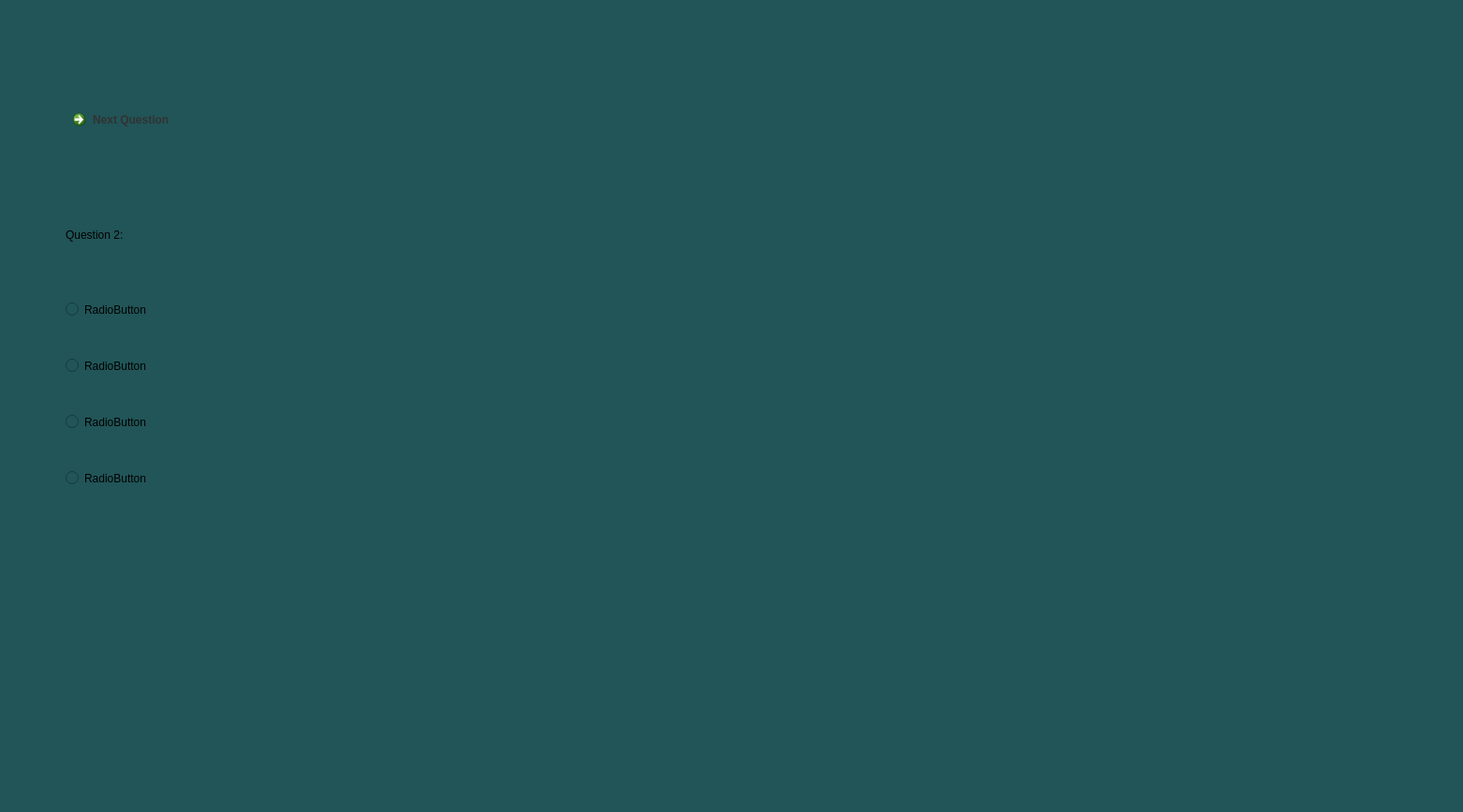
<?xml version="1.0" encoding="UTF-8"?>
<ui version="4.0">
 <class>window_of_question_player</class>
 <widget class="QDialog" name="window_of_question_player">
  <property name="geometry">
   <rect>
    <x>0</x>
    <y>0</y>
    <width>1562</width>
    <height>867</height>
   </rect>
  </property>
  <property name="windowTitle">
   <string>Dialog</string>
  </property>
  <property name="styleSheet">
   <string notr="true">background-color: rgb(33, 85, 88);background-color: rgb(33, 85, 88);</string>
  </property>
  <widget class="QStackedWidget" name="stackedWidget">
   <property name="geometry">
    <rect>
     <x>20</x>
     <y>80</y>
     <width>1541</width>
     <height>781</height>
    </rect>
   </property>
   <property name="styleSheet">
    <string notr="true">background-color: rgb(33, 85, 88);</string>
   </property>
   <property name="currentIndex">
    <number>1</number>
   </property>
   <widget class="QWidget" name="page">
    <widget class="QRadioButton" name="radioButton">
     <property name="geometry">
      <rect>
       <x>50</x>
       <y>230</y>
       <width>1061</width>
       <height>41</height>
      </rect>
     </property>
     <property name="styleSheet">
      <string notr="true">font: 700 italic 12pt &quot;Segoe UI&quot;;</string>
     </property>
     <property name="text">
      <string>RadioButton</string>
     </property>
    </widget>
    <widget class="QRadioButton" name="radioButton_2">
     <property name="geometry">
      <rect>
       <x>50</x>
       <y>290</y>
       <width>1071</width>
       <height>41</height>
      </rect>
     </property>
     <property name="styleSheet">
      <string notr="true">font: 700 italic 12pt &quot;Segoe UI&quot;;</string>
     </property>
     <property name="text">
      <string>RadioButton</string>
     </property>
    </widget>
    <widget class="QRadioButton" name="radioButton_3">
     <property name="geometry">
      <rect>
       <x>50</x>
       <y>350</y>
       <width>1071</width>
       <height>41</height>
      </rect>
     </property>
     <property name="styleSheet">
      <string notr="true">font: 700 italic 12pt &quot;Segoe UI&quot;;</string>
     </property>
     <property name="text">
      <string>RadioButton</string>
     </property>
    </widget>
    <widget class="QRadioButton" name="radioButton_4">
     <property name="geometry">
      <rect>
       <x>50</x>
       <y>410</y>
       <width>1081</width>
       <height>41</height>
      </rect>
     </property>
     <property name="styleSheet">
      <string notr="true">font: 700 italic 12pt &quot;Segoe UI&quot;;</string>
     </property>
     <property name="text">
      <string>RadioButton</string>
     </property>
    </widget>
    <widget class="QLabel" name="label">
     <property name="geometry">
      <rect>
       <x>50</x>
       <y>150</y>
       <width>1471</width>
       <height>41</height>
      </rect>
     </property>
     <property name="styleSheet">
      <string notr="true">font: 700 italic 12pt &quot;Segoe UI&quot;;</string>
     </property>
     <property name="text">
      <string>Question 1:</string>
     </property>
    </widget>
    <widget class="QCommandLinkButton" name="commandLinkButton">
     <property name="geometry">
      <rect>
       <x>50</x>
       <y>30</y>
       <width>185</width>
       <height>41</height>
      </rect>
     </property>
     <property name="styleSheet">
      <string notr="true">color: rgb(50, 50, 50);
font: 700 italic 12pt &quot;Segoe UI&quot;;</string>
     </property>
     <property name="text">
      <string>Next Question</string>
     </property>
    </widget>
   </widget>
   <widget class="QWidget" name="page_2">
    <widget class="QLabel" name="label_2">
     <property name="geometry">
      <rect>
       <x>50</x>
       <y>150</y>
       <width>1521</width>
       <height>41</height>
      </rect>
     </property>
     <property name="styleSheet">
      <string notr="true">font: 700 italic 12pt &quot;Segoe UI&quot;;</string>
     </property>
     <property name="text">
      <string>Question 2:</string>
     </property>
    </widget>
    <widget class="QRadioButton" name="radioButton_5">
     <property name="geometry">
      <rect>
       <x>50</x>
       <y>230</y>
       <width>1021</width>
       <height>41</height>
      </rect>
     </property>
     <property name="styleSheet">
      <string notr="true">font: 700 italic 12pt &quot;Segoe UI&quot;;</string>
     </property>
     <property name="text">
      <string>RadioButton</string>
     </property>
    </widget>
    <widget class="QRadioButton" name="radioButton_6">
     <property name="geometry">
      <rect>
       <x>50</x>
       <y>290</y>
       <width>1031</width>
       <height>41</height>
      </rect>
     </property>
     <property name="styleSheet">
      <string notr="true">font: 700 italic 12pt &quot;Segoe UI&quot;;</string>
     </property>
     <property name="text">
      <string>RadioButton</string>
     </property>
    </widget>
    <widget class="QRadioButton" name="radioButton_7">
     <property name="geometry">
      <rect>
       <x>50</x>
       <y>350</y>
       <width>1031</width>
       <height>41</height>
      </rect>
     </property>
     <property name="styleSheet">
      <string notr="true">font: 700 italic 12pt &quot;Segoe UI&quot;;</string>
     </property>
     <property name="text">
      <string>RadioButton</string>
     </property>
    </widget>
    <widget class="QRadioButton" name="radioButton_8">
     <property name="geometry">
      <rect>
       <x>50</x>
       <y>410</y>
       <width>1041</width>
       <height>41</height>
      </rect>
     </property>
     <property name="styleSheet">
      <string notr="true">font: 700 italic 12pt &quot;Segoe UI&quot;;</string>
     </property>
     <property name="text">
      <string>RadioButton</string>
     </property>
    </widget>
    <widget class="QCommandLinkButton" name="commandLinkButton_2">
     <property name="geometry">
      <rect>
       <x>50</x>
       <y>30</y>
       <width>185</width>
       <height>41</height>
      </rect>
     </property>
     <property name="styleSheet">
      <string notr="true">color: rgb(50, 50, 50);
font: 700 italic 12pt &quot;Segoe UI&quot;;</string>
     </property>
     <property name="text">
      <string>Next Question</string>
     </property>
    </widget>
   </widget>
   <widget class="QWidget" name="page_3">
    <widget class="QLabel" name="label_3">
     <property name="geometry">
      <rect>
       <x>50</x>
       <y>150</y>
       <width>1631</width>
       <height>41</height>
      </rect>
     </property>
     <property name="styleSheet">
      <string notr="true">font: 700 italic 12pt &quot;Segoe UI&quot;;</string>
     </property>
     <property name="text">
      <string>Question 3:</string>
     </property>
    </widget>
    <widget class="QRadioButton" name="radioButton_9">
     <property name="geometry">
      <rect>
       <x>50</x>
       <y>230</y>
       <width>1061</width>
       <height>41</height>
      </rect>
     </property>
     <property name="styleSheet">
      <string notr="true">font: 700 italic 12pt &quot;Segoe UI&quot;;</string>
     </property>
     <property name="text">
      <string>RadioButton</string>
     </property>
    </widget>
    <widget class="QRadioButton" name="radioButton_10">
     <property name="geometry">
      <rect>
       <x>50</x>
       <y>290</y>
       <width>1071</width>
       <height>41</height>
      </rect>
     </property>
     <property name="styleSheet">
      <string notr="true">font: 700 italic 12pt &quot;Segoe UI&quot;;</string>
     </property>
     <property name="text">
      <string>RadioButton</string>
     </property>
    </widget>
    <widget class="QRadioButton" name="radioButton_11">
     <property name="geometry">
      <rect>
       <x>50</x>
       <y>350</y>
       <width>1081</width>
       <height>41</height>
      </rect>
     </property>
     <property name="styleSheet">
      <string notr="true">font: 700 italic 12pt &quot;Segoe UI&quot;;</string>
     </property>
     <property name="text">
      <string>RadioButton</string>
     </property>
    </widget>
    <widget class="QRadioButton" name="radioButton_12">
     <property name="geometry">
      <rect>
       <x>50</x>
       <y>410</y>
       <width>1091</width>
       <height>41</height>
      </rect>
     </property>
     <property name="styleSheet">
      <string notr="true">font: 700 italic 12pt &quot;Segoe UI&quot;;</string>
     </property>
     <property name="text">
      <string>RadioButton</string>
     </property>
    </widget>
    <widget class="QCommandLinkButton" name="commandLinkButton_3">
     <property name="geometry">
      <rect>
       <x>50</x>
       <y>30</y>
       <width>185</width>
       <height>41</height>
      </rect>
     </property>
     <property name="styleSheet">
      <string notr="true">color: rgb(50, 50, 50);
font: 700 italic 12pt &quot;Segoe UI&quot;;</string>
     </property>
     <property name="text">
      <string>Next Question</string>
     </property>
    </widget>
   </widget>
   <widget class="QWidget" name="page_4">
    <widget class="QLabel" name="label_4">
     <property name="geometry">
      <rect>
       <x>50</x>
       <y>150</y>
       <width>1511</width>
       <height>41</height>
      </rect>
     </property>
     <property name="styleSheet">
      <string notr="true">font: 700 italic 12pt &quot;Segoe UI&quot;;</string>
     </property>
     <property name="text">
      <string>Question 4:</string>
     </property>
    </widget>
    <widget class="QRadioButton" name="radioButton_13">
     <property name="geometry">
      <rect>
       <x>50</x>
       <y>230</y>
       <width>1131</width>
       <height>41</height>
      </rect>
     </property>
     <property name="styleSheet">
      <string notr="true">font: 700 italic 12pt &quot;Segoe UI&quot;;</string>
     </property>
     <property name="text">
      <string>RadioButton</string>
     </property>
    </widget>
    <widget class="QRadioButton" name="radioButton_14">
     <property name="geometry">
      <rect>
       <x>50</x>
       <y>350</y>
       <width>1141</width>
       <height>41</height>
      </rect>
     </property>
     <property name="styleSheet">
      <string notr="true">font: 700 italic 12pt &quot;Segoe UI&quot;;</string>
     </property>
     <property name="text">
      <string>RadioButton</string>
     </property>
    </widget>
    <widget class="QRadioButton" name="radioButton_15">
     <property name="geometry">
      <rect>
       <x>50</x>
       <y>290</y>
       <width>1131</width>
       <height>41</height>
      </rect>
     </property>
     <property name="styleSheet">
      <string notr="true">font: 700 italic 12pt &quot;Segoe UI&quot;;</string>
     </property>
     <property name="text">
      <string>RadioButton</string>
     </property>
    </widget>
    <widget class="QRadioButton" name="radioButton_16">
     <property name="geometry">
      <rect>
       <x>50</x>
       <y>410</y>
       <width>1141</width>
       <height>41</height>
      </rect>
     </property>
     <property name="styleSheet">
      <string notr="true">font: 700 italic 12pt &quot;Segoe UI&quot;;</string>
     </property>
     <property name="text">
      <string>RadioButton</string>
     </property>
    </widget>
    <widget class="QCommandLinkButton" name="commandLinkButton_4">
     <property name="geometry">
      <rect>
       <x>50</x>
       <y>30</y>
       <width>185</width>
       <height>41</height>
      </rect>
     </property>
     <property name="styleSheet">
      <string notr="true">color: rgb(50, 50, 50);
font: 700 italic 12pt &quot;Segoe UI&quot;;</string>
     </property>
     <property name="text">
      <string>Next Question</string>
     </property>
    </widget>
   </widget>
   <widget class="QWidget" name="page_5">
    <widget class="QLabel" name="label_5">
     <property name="geometry">
      <rect>
       <x>60</x>
       <y>110</y>
       <width>1831</width>
       <height>41</height>
      </rect>
     </property>
     <property name="styleSheet">
      <string notr="true">font: 700 italic 12pt &quot;Segoe UI&quot;;</string>
     </property>
     <property name="text">
      <string>Question 5:</string>
     </property>
    </widget>
    <widget class="QRadioButton" name="radioButton_17">
     <property name="geometry">
      <rect>
       <x>60</x>
       <y>170</y>
       <width>1071</width>
       <height>41</height>
      </rect>
     </property>
     <property name="styleSheet">
      <string notr="true">font: 700 italic 12pt &quot;Segoe UI&quot;;</string>
     </property>
     <property name="text">
      <string>RadioButton</string>
     </property>
    </widget>
    <widget class="QRadioButton" name="radioButton_18">
     <property name="geometry">
      <rect>
       <x>60</x>
       <y>230</y>
       <width>1081</width>
       <height>41</height>
      </rect>
     </property>
     <property name="styleSheet">
      <string notr="true">font: 700 italic 12pt &quot;Segoe UI&quot;;</string>
     </property>
     <property name="text">
      <string>RadioButton</string>
     </property>
    </widget>
    <widget class="QRadioButton" name="radioButton_19">
     <property name="geometry">
      <rect>
       <x>60</x>
       <y>290</y>
       <width>1091</width>
       <height>41</height>
      </rect>
     </property>
     <property name="styleSheet">
      <string notr="true">font: 700 italic 12pt &quot;Segoe UI&quot;;</string>
     </property>
     <property name="text">
      <string>RadioButton</string>
     </property>
    </widget>
    <widget class="QRadioButton" name="radioButton_20">
     <property name="geometry">
      <rect>
       <x>60</x>
       <y>350</y>
       <width>1101</width>
       <height>41</height>
      </rect>
     </property>
     <property name="styleSheet">
      <string notr="true">font: 700 italic 12pt &quot;Segoe UI&quot;;</string>
     </property>
     <property name="text">
      <string>RadioButton</string>
     </property>
    </widget>
    <widget class="QPushButton" name="pushButton">
     <property name="geometry">
      <rect>
       <x>340</x>
       <y>410</y>
       <width>131</width>
       <height>41</height>
      </rect>
     </property>
     <property name="styleSheet">
      <string notr="true">font: 700 italic 14pt &quot;Segoe UI&quot;;</string>
     </property>
     <property name="text">
      <string>ok</string>
     </property>
    </widget>
   </widget>
  </widget>
  <widget class="QLabel" name="timer_pvp">
   <property name="geometry">
    <rect>
     <x>510</x>
     <y>20</y>
     <width>391</width>
     <height>31</height>
    </rect>
   </property>
   <property name="styleSheet">
    <string notr="true">font: 700 italic 14pt &quot;Segoe UI&quot;;
color: rgb(209, 42, 8);</string>
   </property>
   <property name="text">
    <string/>
   </property>
  </widget>
 </widget>
 <resources/>
 <connections/>
</ui>
